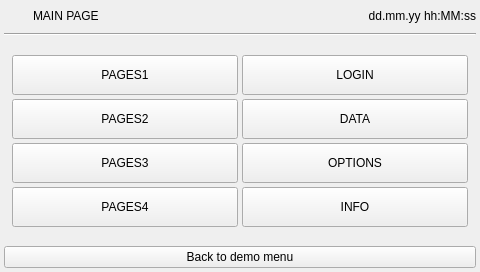
<?xml version="1.0" encoding="UTF-8"?>
<ui version="4.0">
 <class>menu</class>
 <widget class="QWidget" name="menu">
  <property name="geometry">
   <rect>
    <x>0</x>
    <y>0</y>
    <width>480</width><height>272</height>
   </rect>
  </property>
  <property name="minimumSize">
   <size>
    <width>0</width>
    <height>0</height>
   </size>
  </property>
  <property name="maximumSize">
   <size>
    <width>16777215</width>
    <height>16777215</height>
   </size>
  </property>
  <property name="windowTitle">
   <string>menu</string>
  </property>
  <property name="styleSheet">
   <string notr="true">QPushButton
{
	font: 20pt &quot;Ubuntu&quot;;
}</string>
  </property>
  <layout class="QVBoxLayout" name="verticalLayout">
   <property name="spacing">
    <number>4</number>
   </property>
   <property name="margin">
    <number>4</number>
   </property>
   <item>
    <layout class="QHBoxLayout" name="horizontalLayout">
     <item>
      <widget class="QLabel" name="labelIcon">
       <property name="minimumSize">
        <size>
         <width>25</width>
         <height>25</height>
        </size>
       </property>
       <property name="maximumSize">
        <size>
         <width>25</width>
         <height>25</height>
        </size>
       </property>
       <property name="focusPolicy">
        <enum>Qt::NoFocus</enum>
       </property>
       <property name="styleSheet">
        <string notr="true"/>
       </property>
       <property name="text">
        <string/>
       </property>
      </widget>
     </item>
     <item>
      <widget class="QLabel" name="labelTitle">
       <property name="sizePolicy">
        <sizepolicy hsizetype="Preferred" vsizetype="Fixed">
         <horstretch>0</horstretch>
         <verstretch>0</verstretch>
        </sizepolicy>
       </property>
       <property name="focusPolicy">
        <enum>Qt::NoFocus</enum>
       </property>
       <property name="text">
        <string>MAIN PAGE</string>
       </property>
      </widget>
     </item>
     <item>
      <widget class="QLabel" name="labelUserName">
       <property name="text">
        <string/>
       </property>
      </widget>
     </item>
     <item>
      <widget class="QLabel" name="labelDataOra">
       <property name="sizePolicy">
        <sizepolicy hsizetype="Preferred" vsizetype="Fixed">
         <horstretch>0</horstretch>
         <verstretch>0</verstretch>
        </sizepolicy>
       </property>
       <property name="focusPolicy">
        <enum>Qt::NoFocus</enum>
       </property>
       <property name="text">
        <string>dd.mm.yy hh:MM:ss</string>
       </property>
       <property name="alignment">
        <set>Qt::AlignRight|Qt::AlignTrailing|Qt::AlignVCenter</set>
       </property>
      </widget>
     </item>
    </layout>
   </item>
   <item>
    <widget class="Line" name="line">
     <property name="focusPolicy">
      <enum>Qt::NoFocus</enum>
     </property>
     <property name="orientation">
      <enum>Qt::Horizontal</enum>
     </property>
    </widget>
   </item>
   <item>
    <spacer name="verticalSpacer">
     <property name="focusPolicy">
      <enum>Qt::NoFocus</enum>
     </property>
     <property name="orientation">
      <enum>Qt::Vertical</enum>
     </property>
     <property name="sizeHint" stdset="0">
      <size>
       <width>20</width>
       <height>40</height>
      </size>
     </property>
    </spacer>
   </item>
   <item>
    <layout class="QGridLayout" name="gridLayout">
     <property name="leftMargin">
      <number>8</number>
     </property>
     <property name="rightMargin">
      <number>8</number>
     </property>
     <item row="2" column="0">
      <widget class="QPushButton" name="pushButtonPages3">
       <property name="minimumSize">
        <size>
         <width>0</width>
         <height>40</height>
        </size>
       </property>
       <property name="maximumSize">
        <size>
         <width>16777215</width>
         <height>40</height>
        </size>
       </property>
       <property name="focusPolicy">
        <enum>Qt::NoFocus</enum>
       </property>
       <property name="text">
        <string>PAGES3</string>
       </property>
      </widget>
     </item>
     <item row="3" column="0">
      <widget class="QPushButton" name="pushButtonPages4">
       <property name="minimumSize">
        <size>
         <width>0</width>
         <height>40</height>
        </size>
       </property>
       <property name="maximumSize">
        <size>
         <width>16777215</width>
         <height>40</height>
        </size>
       </property>
       <property name="focusPolicy">
        <enum>Qt::NoFocus</enum>
       </property>
       <property name="styleSheet">
        <string notr="true"/>
       </property>
       <property name="text">
        <string>PAGES4</string>
       </property>
      </widget>
     </item>
     <item row="1" column="0">
      <widget class="QPushButton" name="pushButtonPages2">
       <property name="minimumSize">
        <size>
         <width>0</width>
         <height>40</height>
        </size>
       </property>
       <property name="maximumSize">
        <size>
         <width>16777215</width>
         <height>40</height>
        </size>
       </property>
       <property name="focusPolicy">
        <enum>Qt::NoFocus</enum>
       </property>
       <property name="text">
        <string>PAGES2</string>
       </property>
      </widget>
     </item>
     <item row="0" column="0">
      <widget class="QPushButton" name="pushButtonPages1">
       <property name="minimumSize">
        <size>
         <width>0</width>
         <height>40</height>
        </size>
       </property>
       <property name="maximumSize">
        <size>
         <width>16777215</width>
         <height>40</height>
        </size>
       </property>
       <property name="focusPolicy">
        <enum>Qt::NoFocus</enum>
       </property>
       <property name="text">
        <string>PAGES1</string>
       </property>
      </widget>
     </item>
     <item row="0" column="1">
      <widget class="QPushButton" name="pushButtonLogin">
       <property name="minimumSize">
        <size>
         <width>0</width>
         <height>40</height>
        </size>
       </property>
       <property name="maximumSize">
        <size>
         <width>16777215</width>
         <height>40</height>
        </size>
       </property>
       <property name="focusPolicy">
        <enum>Qt::NoFocus</enum>
       </property>
       <property name="text">
        <string>LOGIN</string>
       </property>
      </widget>
     </item>
     <item row="1" column="1">
      <widget class="QPushButton" name="pushButtonData">
       <property name="minimumSize">
        <size>
         <width>0</width>
         <height>40</height>
        </size>
       </property>
       <property name="maximumSize">
        <size>
         <width>16777215</width>
         <height>40</height>
        </size>
       </property>
       <property name="focusPolicy">
        <enum>Qt::NoFocus</enum>
       </property>
       <property name="text">
        <string>DATA</string>
       </property>
      </widget>
     </item>
     <item row="2" column="1">
      <widget class="QPushButton" name="pushButtonConfigurations">
       <property name="minimumSize">
        <size>
         <width>0</width>
         <height>40</height>
        </size>
       </property>
       <property name="maximumSize">
        <size>
         <width>16777215</width>
         <height>40</height>
        </size>
       </property>
       <property name="focusPolicy">
        <enum>Qt::NoFocus</enum>
       </property>
       <property name="text">
        <string>OPTIONS</string>
       </property>
      </widget>
     </item>
     <item row="3" column="1">
      <widget class="QPushButton" name="pushButtonInfo">
       <property name="minimumSize">
        <size>
         <width>0</width>
         <height>40</height>
        </size>
       </property>
       <property name="maximumSize">
        <size>
         <width>16777215</width>
         <height>40</height>
        </size>
       </property>
       <property name="focusPolicy">
        <enum>Qt::NoFocus</enum>
       </property>
       <property name="styleSheet">
        <string notr="true"/>
       </property>
       <property name="text">
        <string>INFO</string>
       </property>
      </widget>
     </item>
    </layout>
   </item>
   <item>
    <spacer name="verticalSpacer_2">
     <property name="focusPolicy">
      <enum>Qt::NoFocus</enum>
     </property>
     <property name="orientation">
      <enum>Qt::Vertical</enum>
     </property>
     <property name="sizeHint" stdset="0">
      <size>
       <width>20</width>
       <height>40</height>
      </size>
     </property>
    </spacer>
   </item>
   <item>
    <widget class="QPushButton" name="pushButton">
     <property name="focusPolicy">
      <enum>Qt::NoFocus</enum>
     </property>
     <property name="styleSheet">
      <string notr="true">text-align: center;
</string>
     </property>
     <property name="text">
      <string>Back to demo menu</string>
     </property>
    </widget>
   </item>
  </layout>
 </widget>
 <resources/>
 <connections/>
</ui>
